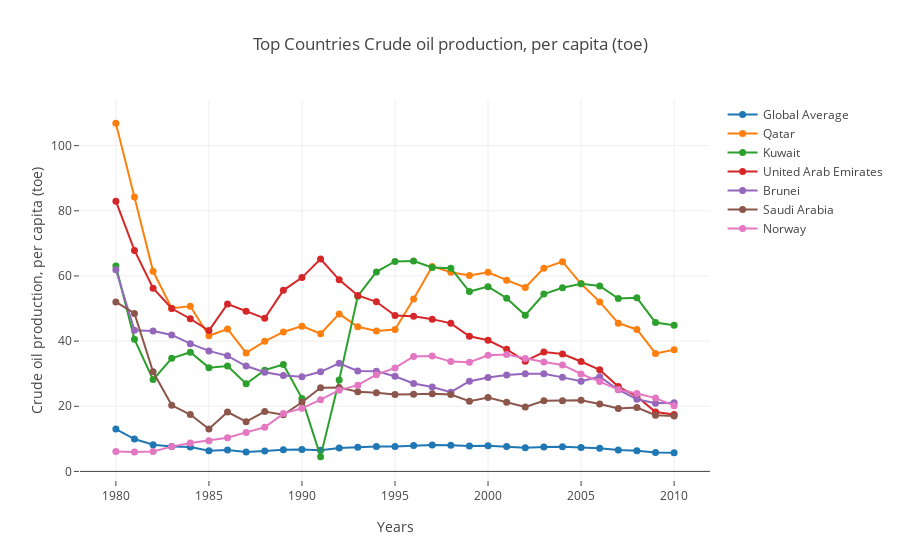

Here is the notebook cell this chart was saved with:
### Markdown cell above
### Q2. Where is the oil comming from ?

### Code cell
explore_df(df['oil_production_per_capita'])
